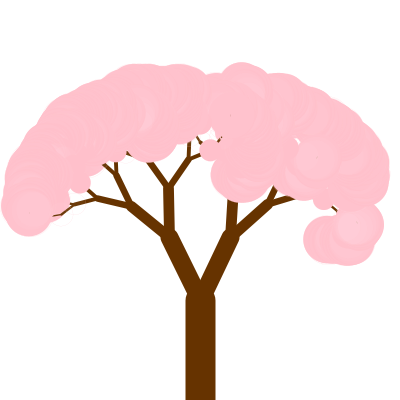
Frame 1 (no input)
Frame 60 (the mouse pressed at the canvas centre just before this capture): identical to frame 1, image omitted
Frame 120 (the mouse held since frame 60 and released just before this capture): identical to frame 1, image omitted

The Processing sketch that drew this single still picture (run headless with seeded random() and noise(); from frame 60 on, the mouse is pressed at the canvas centre):

// Processing sketch: NEW_LEAF
// ── NEW_LEAF.pde
void setup()
{
  size(400, 400);
  background(255);
  stroke(0);
  fill(0);
  rect(0, 400, 400, 80);
  translate(width/2, height);
  branch(100, 30, 15);
  save("good new leaf.png");
}

void mousePressed()
{
  setup();
}

void draw()
{
}

void branch(float branchLength, float branchWeight, float radius)
{
  float num = random(5, 8);
  float rot = PI/num;
  float randomNum = random(2);
  
  stroke(102, 51, 0);
  strokeWeight(branchWeight);
  
  line(0, 0, 0, -1 * branchLength);
  translate(0, -1*branchLength);
  
  branchLength *= 0.7; 
  branchWeight *= 0.6;
  radius *= 1.1;
  
  if (branchLength > 1)
  {
    if (randomNum <= 0.70 && branchLength <= 20)//bran where branchLength is
    {
      if (randomNum <= 0.45)
      {
        //left branch
        pushMatrix();
        rotate(rot);
        branch(branchLength, branchWeight, radius);
        popMatrix();
      }
      else
      {
        //right branch
        pushMatrix();
        rotate(-rot);
        branch(branchLength, branchWeight, radius);
        popMatrix();
      }
    } else
    {
      //left branch
      pushMatrix();
      rotate(rot);
      branch(branchLength, branchWeight, radius);
      if (branchLength <= 30)
      {
        stroke(255, 192, 203);
        fill(255, 192, 203);
        ellipse(0, 0, radius, radius);
      }
      popMatrix();
      //right branch
      pushMatrix();
      rotate(-rot);
      stroke(255, 192, 203);
      //ellipse(0, 0, radius, radius);
      branch(branchLength, branchWeight, radius);
      if (branchLength <= 30)
      {
        stroke(255, 192, 203);
        fill(255, 10);
        //fill(255, 192, 203);
        ellipse(0, 0, radius, radius);
      }
      popMatrix();
    }
  }
}
